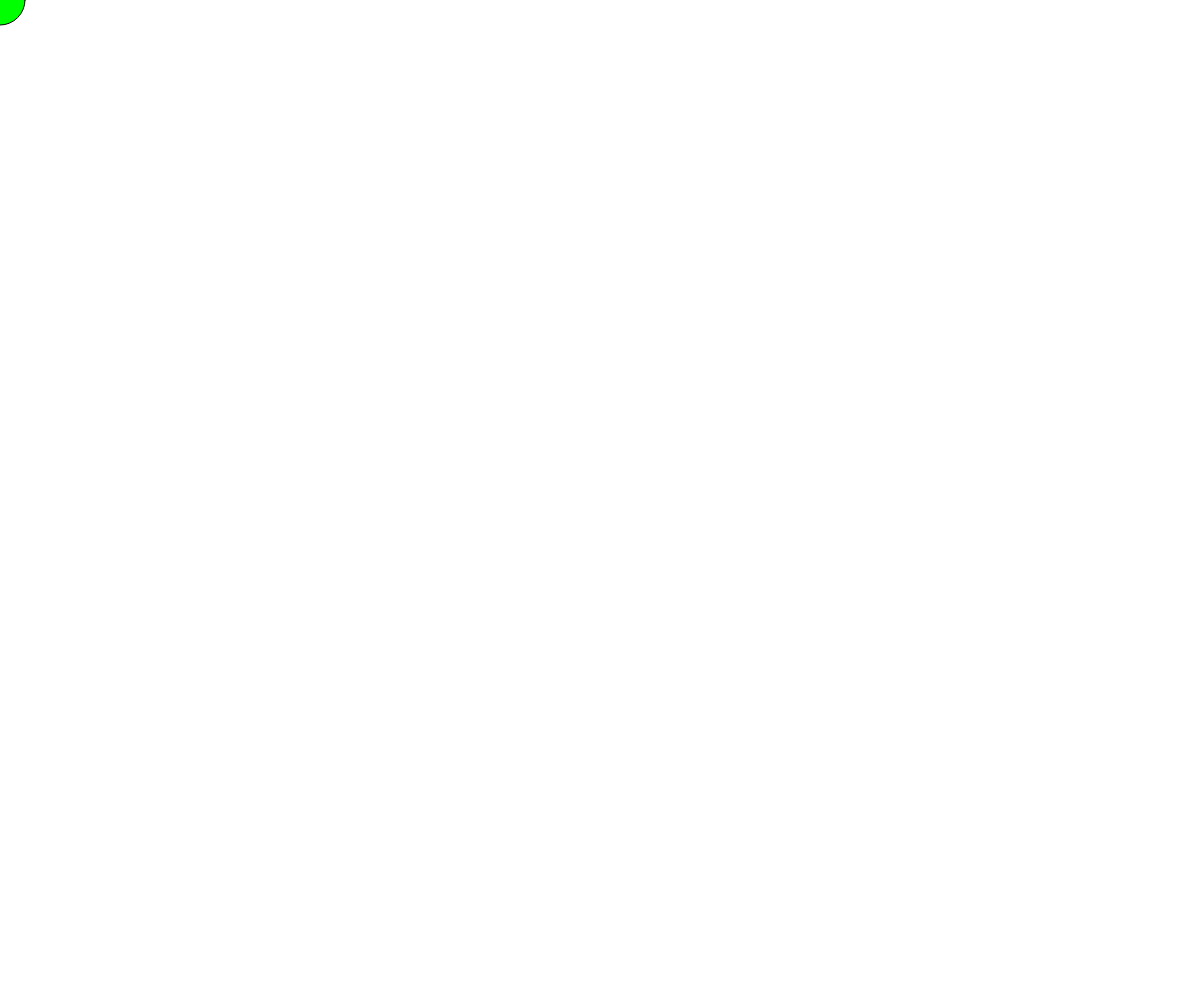
Frame 1 (no input)
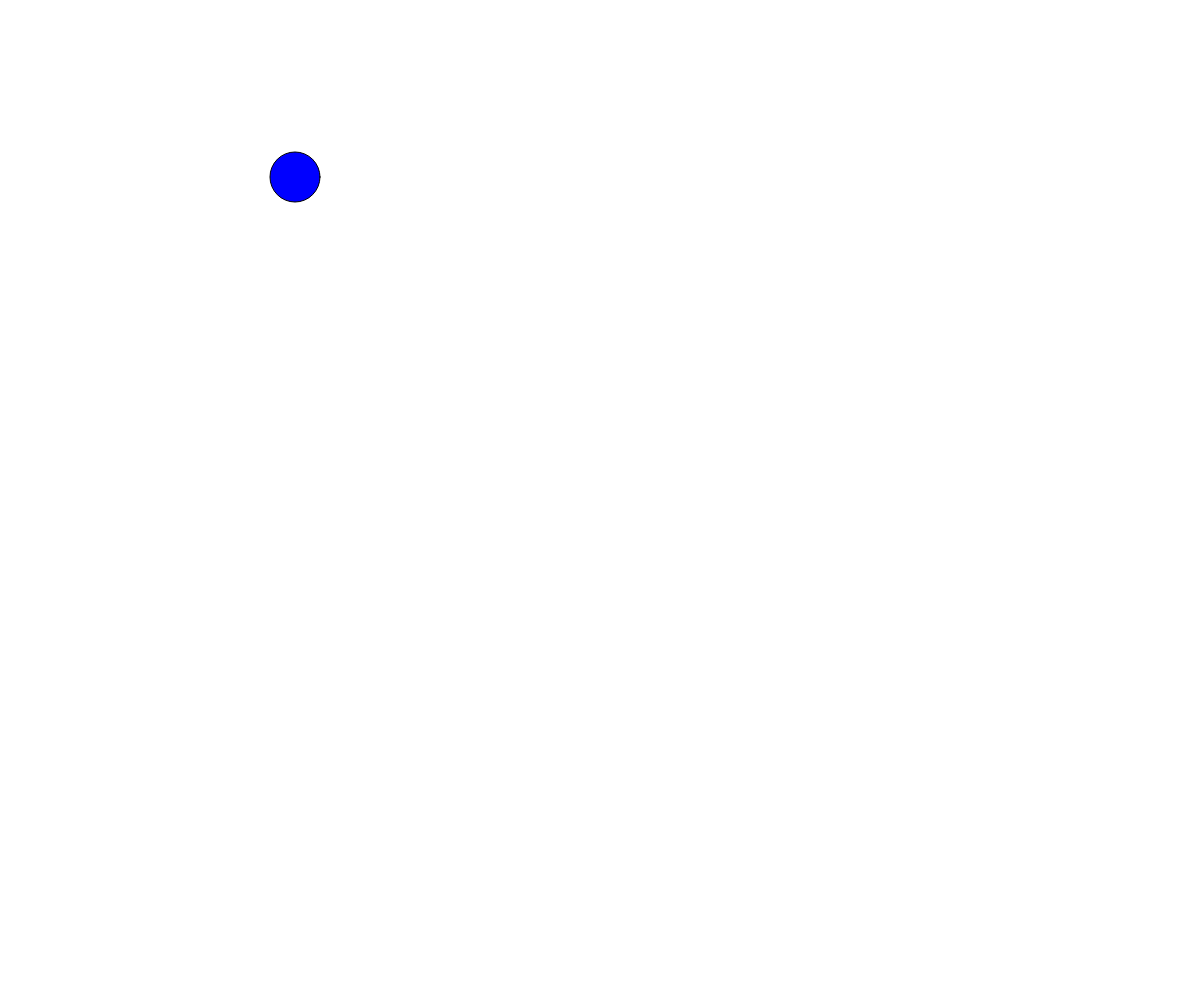
Frame 60 (no input)
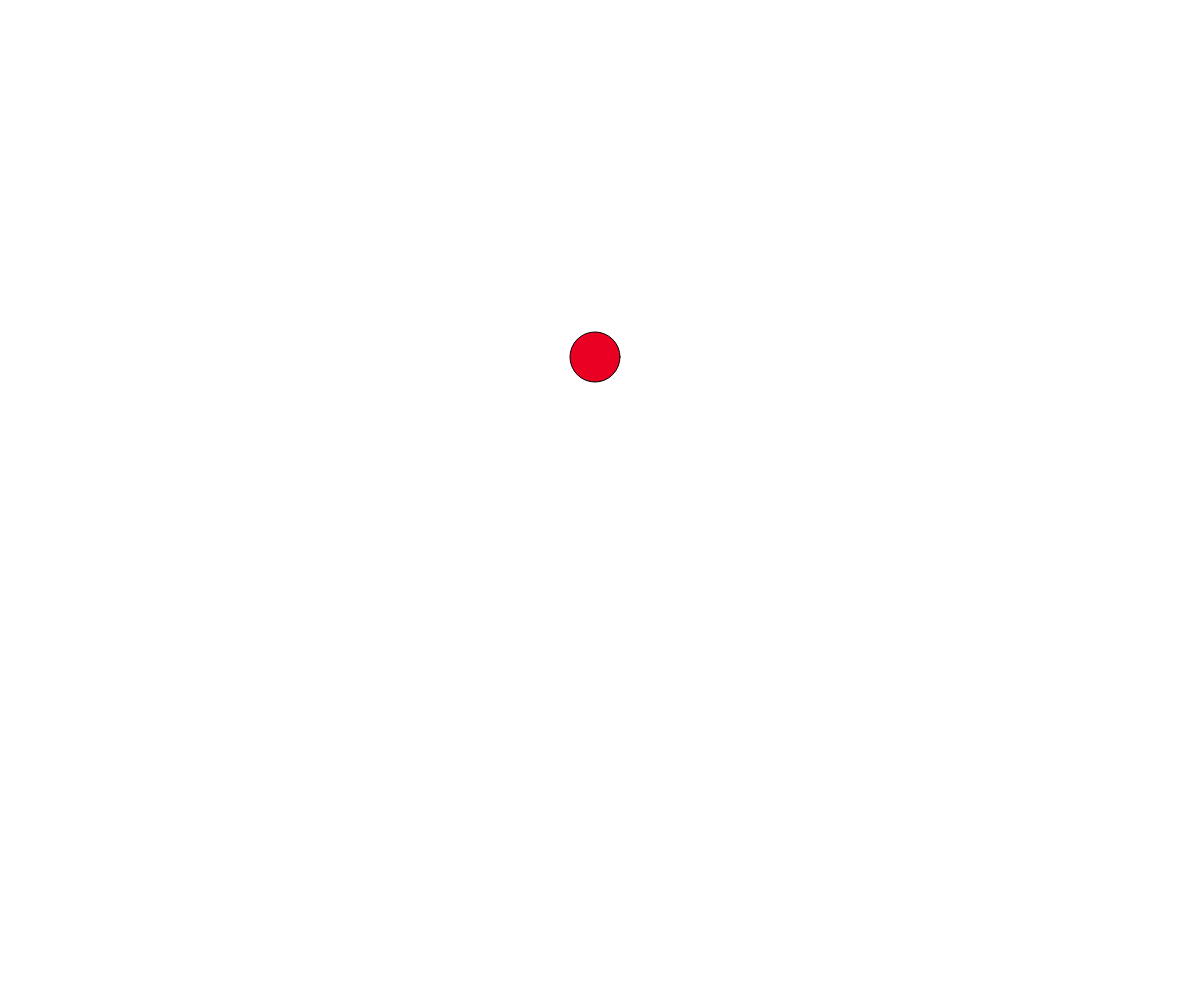
Frame 120 (the mouse pressed at the canvas centre since frame 60)

The p5.js sketch that drew these frames (run headless with seeded random() and noise() and a simulated clock; from frame 60 on, the mouse is pressed at the canvas centre):

// p5.js sketch
// ── sketch.js
var xpos = 0;
var xspeed = 5;

var ypos = 0;
var yspeed = 3;

var c;

function setup() {
    createCanvas(windowWidth, windowHeight);
    c = color(0,255,0);
}

function draw() {
    background(255);
    
    fill(c);    

    ellipse(xpos, ypos, 50, 50);

    if (xpos >= width || xpos < 0) {
        xspeed = -1 * xspeed;
    }
    
    if (ypos > height|| ypos < 0) {
        yspeed = -1 *yspeed;       
    }

    xpos = xpos + xspeed;
    ypos = ypos + yspeed;

    console.log(mouseY);

    if(mouseIsPressed){
         c= color(234,0,34);
    }else{
         c= color(0,0,255);
    }
    
    
}
